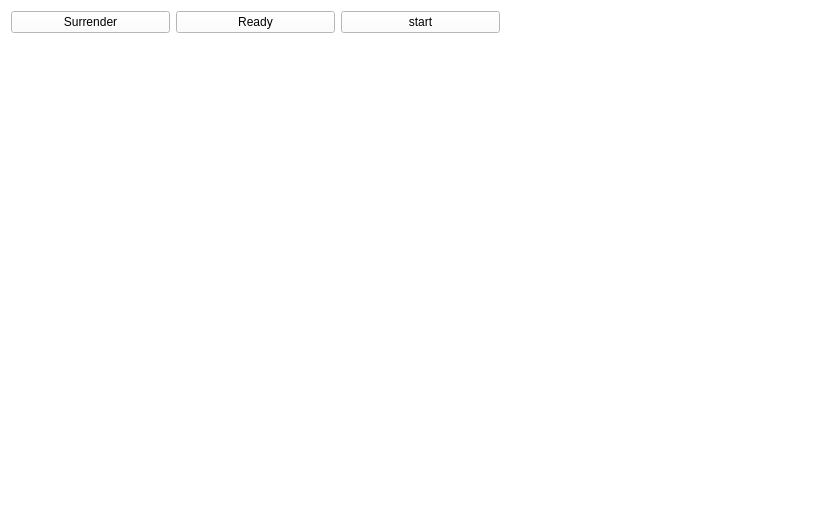
<?xml version="1.0" encoding="UTF-8"?>
<ui version="4.0">
 <class>GameWidgetClass</class>
 <widget class="QWidget" name="GameWidgetClass">
  <property name="geometry">
   <rect>
    <x>0</x>
    <y>0</y>
    <width>817</width>
    <height>524</height>
   </rect>
  </property>
  <property name="windowTitle">
   <string>GameWidget</string>
  </property>
  <property name="styleSheet">
   <string notr="true">background-color: white;</string>
  </property>
  <layout class="QGridLayout" name="gridLayout_2" rowstretch="0,0" columnstretch="3,3,3,5" columnminimumwidth="3,3,3,4">
   <item row="0" column="0">
    <widget class="QPushButton" name="surrenderButton">
     <property name="text">
      <string>Surrender</string>
     </property>
    </widget>
   </item>
   <item row="0" column="1">
    <widget class="QPushButton" name="surrenderButton_2">
     <property name="text">
      <string>Ready</string>
     </property>
    </widget>
   </item>
   <item row="0" column="2">
    <widget class="QPushButton" name="startButton">
     <property name="text">
      <string>start</string>
     </property>
    </widget>
   </item>
   <item row="1" column="0" colspan="3">
    <layout class="QGridLayout" name="gridLayout">
     <property name="sizeConstraint">
      <enum>QLayout::SetDefaultConstraint</enum>
     </property>
    </layout>
   </item>
   <item row="1" column="3">
    <widget class="ChatWidget" name="widget" native="true">
     <property name="sizePolicy">
      <sizepolicy hsizetype="Preferred" vsizetype="Preferred">
       <horstretch>0</horstretch>
       <verstretch>0</verstretch>
      </sizepolicy>
     </property>
     <property name="minimumSize">
      <size>
       <width>300</width>
       <height>0</height>
      </size>
     </property>
    </widget>
   </item>
  </layout>
 </widget>
 <layoutdefault spacing="6" margin="11"/>
 <customwidgets>
  <customwidget>
   <class>ChatWidget</class>
   <extends>QWidget</extends>
   <header>chatwidget.h</header>
   <container>1</container>
  </customwidget>
 </customwidgets>
 <resources/>
 <connections>
  <connection>
   <sender>surrenderButton</sender>
   <signal>clicked()</signal>
   <receiver>GameWidgetClass</receiver>
   <slot>hide()</slot>
   <hints>
    <hint type="sourcelabel">
     <x>224</x>
     <y>487</y>
    </hint>
    <hint type="destinationlabel">
     <x>331</x>
     <y>367</y>
    </hint>
   </hints>
  </connection>
  <connection>
   <sender>surrenderButton</sender>
   <signal>clicked()</signal>
   <receiver>GameWidgetClass</receiver>
   <slot>emitBackToMenu_slot()</slot>
   <hints>
    <hint type="sourcelabel">
     <x>96</x>
     <y>475</y>
    </hint>
    <hint type="destinationlabel">
     <x>30</x>
     <y>367</y>
    </hint>
   </hints>
  </connection>
 </connections>
 <slots>
  <slot>emitBackToMenu_slot()</slot>
 </slots>
</ui>
